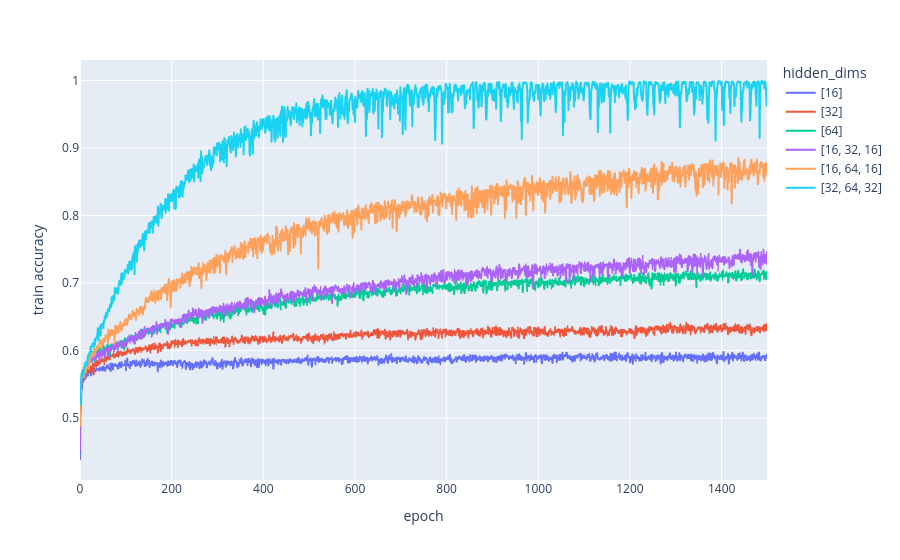

Here is the notebook cell this chart was saved with:
### Code cell
rows = []
for i, hidden_dims in enumerate(hidden_dims_array):
    for epoch, acc in enumerate(train_accuracies[i]):
        rows.append({'epoch': epoch, 'train accuracy': acc, 'hidden_dims': str(hidden_dims)})
fig = px.line(pd.DataFrame(rows), x='epoch', y='train accuracy', color='hidden_dims')
fig.show()

### Figure 1 — Plotly figure (JSON) as saved in the notebook; plotly's stock layout.template omitted (floating-point values rounded to 4 significant figures; data arrays with more than 128 entries replaced by an {"elided": "..."} marker saying what was removed)
{"data": [{"hovertemplate": "hidden_dims=[16]<br>epoch=%{x}<br>train accuracy=%{y}<extra></extra>", "legendgroup": "[16]", "line": {"color": "#636efa", "dash": "solid"}, "marker": {"symbol": "circle"}, "mode": "lines", "name": "[16]", "showlegend": true, "type": "scattergl", "x": {"elided": "1500 int values"}, "xaxis": "x", "y": {"elided": "1500 float values"}, "yaxis": "y"}, {"hovertemplate": "hidden_dims=[32]<br>epoch=%{x}<br>train accuracy=%{y}<extra></extra>", "legendgroup": "[32]", "line": {"color": "#EF553B", "dash": "solid"}, "marker": {"symbol": "circle"}, "mode": "lines", "name": "[32]", "showlegend": true, "type": "scattergl", "x": {"elided": "1500 int values"}, "xaxis": "x", "y": {"elided": "1500 float values"}, "yaxis": "y"}, {"hovertemplate": "hidden_dims=[64]<br>epoch=%{x}<br>train accuracy=%{y}<extra></extra>", "legendgroup": "[64]", "line": {"color": "#00cc96", "dash": "solid"}, "marker": {"symbol": "circle"}, "mode": "lines", "name": "[64]", "showlegend": true, "type": "scattergl", "x": {"elided": "1500 int values"}, "xaxis": "x", "y": {"elided": "1500 float values"}, "yaxis": "y"}, {"hovertemplate": "hidden_dims=[16, 32, 16]<br>epoch=%{x}<br>train accuracy=%{y}<extra></extra>", "legendgroup": "[16, 32, 16]", "line": {"color": "#ab63fa", "dash": "solid"}, "marker": {"symbol": "circle"}, "mode": "lines", "name": "[16, 32, 16]", "showlegend": true, "type": "scattergl", "x": {"elided": "1500 int values"}, "xaxis": "x", "y": {"elided": "1500 float values"}, "yaxis": "y"}, {"hovertemplate": "hidden_dims=[16, 64, 16]<br>epoch=%{x}<br>train accuracy=%{y}<extra></extra>", "legendgroup": "[16, 64, 16]", "line": {"color": "#FFA15A", "dash": "solid"}, "marker": {"symbol": "circle"}, "mode": "lines", "name": "[16, 64, 16]", "showlegend": true, "type": "scattergl", "x": {"elided": "1500 int values"}, "xaxis": "x", "y": {"elided": "1500 float values"}, "yaxis": "y"}, {"hovertemplate": "hidden_dims=[32, 64, 32]<br>epoch=%{x}<br>train accuracy=%{y}<extra></extra>", "legendgroup": "[32, 64, 32]", "line": {"color": "#19d3f3", "dash": "solid"}, "marker": {"symbol": "circle"}, "mode": "lines", "name": "[32, 64, 32]", "showlegend": true, "type": "scattergl", "x": {"elided": "1500 int values"}, "xaxis": "x", "y": {"elided": "1500 float values"}, "yaxis": "y"}], "layout": {"legend": {"title": {"text": "hidden_dims"}, "tracegroupgap": 0}, "margin": {"t": 60}, "xaxis": {"anchor": "y", "domain": [0, 1], "title": {"text": "epoch"}}, "yaxis": {"anchor": "x", "domain": [0, 1], "title": {"text": "train accuracy"}}}}
